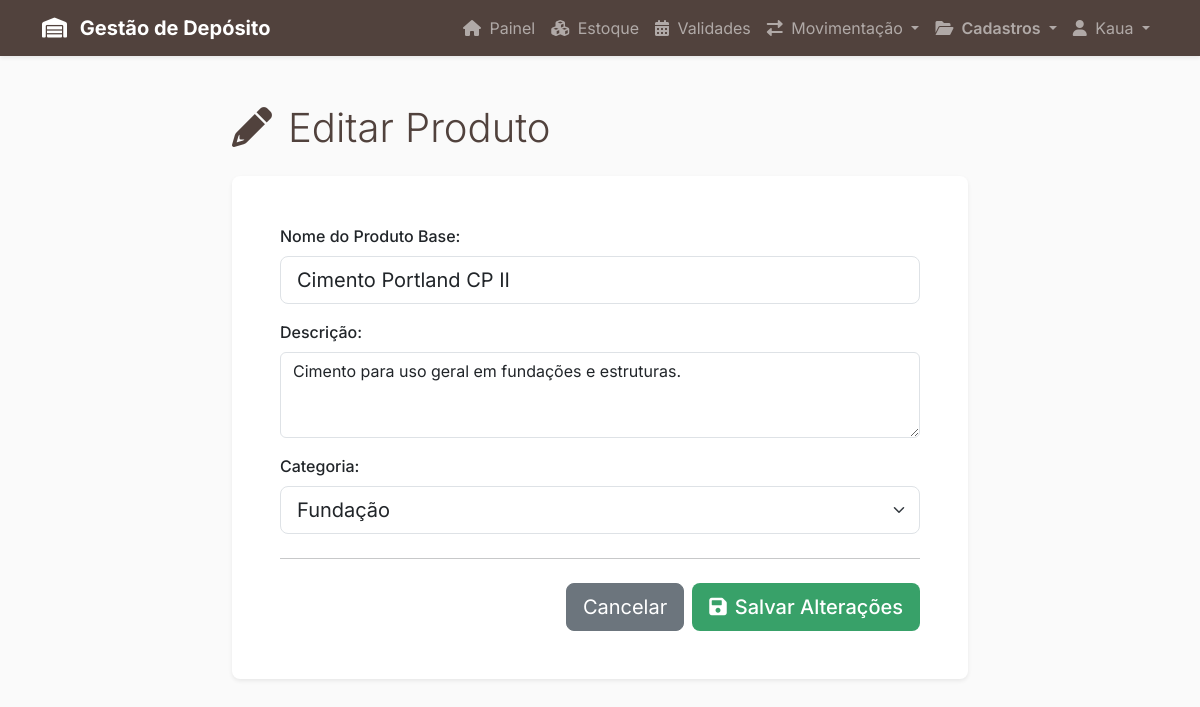
Page /produto/editar.php?id=1 (signed in) on the committed database.
### tables this page shows
CREATE TABLE `produtos` (
  `id` int(11) NOT NULL,
  `id_categoria` int(11) NOT NULL,
  `nome` varchar(255) NOT NULL COMMENT 'Nome base do produto (Ex: Tinta Acrílica Standard)',
  `descricao` text DEFAULT NULL
);

CREATE TABLE `categorias` (
  `id` int(11) NOT NULL,
  `nome` varchar(100) NOT NULL COMMENT 'Ex: Acabamento, Estrutura, Hidráulica'
);

### src/products.php (called while the page is built, shortened)
<?php
function listarCategorias() {
    $conn = getDBConnection();
    $sql = "SELECT id, nome FROM Categorias ORDER BY nome ASC";
    $resultado = mysqli_query($conn, $sql);
    $categorias = [];
    while ($linha = mysqli_fetch_assoc($resultado)) {
        $categorias[] = $linha;
    }
    return $categorias;
}
function buscarProdutoPorId($id) {
    $conn = getDBConnection();
    $sql = "SELECT * FROM Produtos WHERE id = ? LIMIT 1";
    $stmt = mysqli_prepare($conn, $sql);
    mysqli_stmt_bind_param($stmt, "i", $id);
    mysqli_stmt_execute($stmt);
    $resultado = mysqli_stmt_get_result($stmt);
    $produto = mysqli_fetch_assoc($resultado);
    return $produto;
}
?>

### public/produto/editar.php (the view, shortened to what this page needs)
<?php
include '../../templates/header.php';
require_once '../../src/products.php';
$id_produto = (int)$_GET['id'];
$produto = buscarProdutoPorId($id_produto);
$lista_de_categorias = listarCategorias();
?>
<div class="container my-5">
    <div class="row justify-content-center">
        <div class="col-lg-8">
            <h1 class="display-6 text-marrom-escuro mb-4">
                <i class="fas fa-pencil-alt me-3"></i>Editar Produto
            </h1>
            <div class="card shadow-sm border-0 rounded-3">
                <div class="card-body p-4 p-md-5">
                    <form method="POST" action="processar.php">
                        <div class="mb-3">
                            <label for="nome" class="form-label fw-medium">Nome do Produto Base:</label>
                            <input type="text" class="form-control form-control-lg"
                                id="nome" name="nome"
                                value="<?php echo htmlspecialchars($produto['nome']); ?>"
                                required>
                        </div>
                        <div class="mb-3">
                            <label for="descricao" class="form-label fw-medium">Descrição:</label>
                            <textarea class="form-control"
                                id="descricao" name="descricao"
                                rows="3"><?php echo htmlspecialchars($produto['descricao']); ?></textarea>
                        </div>
                        <div class="mb-4">
                            <label for="id_categoria" class="form-label fw-medium">Categoria:</label>
                            <select class="form-select form-select-lg" id="id_categoria" name="id_categoria" required>
                                <?php foreach ($lista_de_categorias as $categoria): ?>
                                    <option
                                        value="<?php echo $categoria['id']; ?>"
                                        <?php echo ($categoria['id'] == $produto['id_categoria']) ? 'selected' : ''; ?>>
                                        <?php echo htmlspecialchars($categoria['nome']); ?>
                                    </option>
                                <?php endforeach; ?>
                            </select>
                        </div>
                        <hr class="my-4">
                        <div class="d-flex justify-content-end gap-2">
                            <a href="index.php" class="btn btn-lg btn-secondary">
                                Cancelar
                            </a>
                            <button type="submit" class="btn btn-lg fw-medium" style="background-color: #38A169; color: white;">
                                <i class="fas fa-save me-2"></i>Salvar Alterações
                            </button>
                        </div>
                    </form>
                </div>
            </div>
        </div>
    </div>
</div>
<?php
include '../../templates/footer.php';
?>

### templates/header.php (style rules this page uses)
body { font-family: 'Inter', sans-serif; background-color: #FAFAFA; }
.text-marrom-escuro { color: #51423D; }

### rows in the picture
produtos: nome "Cimento Portland CP II", descricao "Cimento para uso geral em fundações e estruturas.", id_categoria "Fundação"

### other values in the picture
$_SESSION['user_name'] "Kaua"
